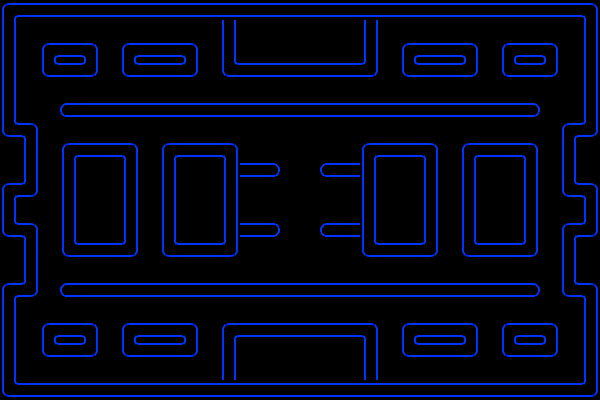

Tiled map render using the project's own tile images. Description and the map definition, with tile-layer contents summarised, below:
An orthogonal 30x20 tile map with 20x20 px tiles, 1 tile layer (Tile Layer 1) and 174 objects (EnemySpawn, PlayerSpawn).

<map version="1.0" orientation="orthogonal" width="30" height="20" tilewidth="20" tileheight="20">
 <tileset firstgid="1" name="Walls" tilewidth="20" tileheight="20">
  <image source="PacmanTiles.png" width="200" height="200" />
 </tileset>
 <layer name="Tile Layer 1" width="30" height="20">
  <data>[600 cells, 311 non-empty, 16 distinct tile ids]</data>
 </layer>
 <objectgroup name="Spawns" width="30" height="20">
  <object name="EnemySpawn" x="240" y="180" width="120" height="40" />
  <object name="PlayerSpawn" x="280" y="300" width="40" height="20" />
 </objectgroup>
 <objectgroup name="Collisions" width="30" height="20">
  <object x="0" y="0" width="600" height="20" />
  <object x="220" y="20" width="160" height="60" />
  <object x="400" y="40" width="80" height="40" />
  <object x="500" y="40" width="60" height="40" />
  <object x="120" y="40" width="80" height="40" />
  <object x="40" y="40" width="60" height="40" />
  <object x="0" y="20" width="20" height="180" />
  <object x="20" y="120" width="20" height="80" />
  <object x="0" y="220" width="20" height="180" />
  <object x="20" y="220" width="20" height="80" />
  <object x="20" y="380" width="580" height="20" />
  <object x="580" y="220" width="20" height="160" />
  <object x="560" y="220" width="20" height="80" />
  <object x="580" y="20" width="20" height="180" />
  <object x="560" y="120" width="20" height="80" />
  <object x="60" y="100" width="480" height="20" />
  <object x="60" y="140" width="80" height="120" />
  <object x="160" y="140" width="80" height="120" />
  <object x="240" y="160" width="40" height="20" />
  <object x="240" y="220" width="40" height="20" />
  <object x="320" y="160" width="40" height="20" />
  <object x="320" y="220" width="40" height="20" />
  <object x="360" y="140" width="80" height="120" />
  <object x="460" y="140" width="80" height="120" />
  <object x="60" y="280" width="480" height="20" />
  <object x="40" y="320" width="60" height="40" />
  <object x="120" y="320" width="80" height="40" />
  <object x="220" y="320" width="160" height="60" />
  <object x="400" y="320" width="80" height="40" />
  <object x="500" y="320" width="60" height="20" />
  <object x="580" y="200" width="20" height="20" />
  <object x="0" y="200" width="20" height="20" />
 </objectgroup>
 <objectgroup name="Blobs" width="30" height="20">
  <object x="20" y="20" width="20" height="20" />
  <object x="40" y="20" width="20" height="20" />
  <object x="60" y="20" width="20" height="20" />
  <object x="80" y="20" width="20" height="20" />
  <object x="100" y="20" width="20" height="20" />
  <object x="120" y="20" width="20" height="20" />
  <object x="140" y="20" width="20" height="20" />
  <object x="160" y="20" width="20" height="20" />
  <object x="180" y="20" width="20" height="20" />
  <object x="200" y="20" width="20" height="20" />
  <object x="200" y="40" width="20" height="20" />
  <object x="200" y="60" width="20" height="20" />
  <object x="100" y="40" width="20" height="20" />
  <object x="100" y="60" width="20" height="20" />
  <object x="20" y="40" width="20" height="20" />
  <object x="20" y="60" width="20" height="20" />
  <object x="20" y="80" width="20" height="20" />
  <object x="40" y="80" width="20" height="20" />
  <object x="60" y="80" width="20" height="20" />
  <object x="80" y="80" width="20" height="20" />
  <object x="100" y="80" width="20" height="20" />
  <object x="120" y="80" width="20" height="20" />
  <object x="140" y="80" width="20" height="20" />
  <object x="160" y="80" width="20" height="20" />
  <object x="180" y="80" width="20" height="20" />
  <object x="200" y="80" width="20" height="20" />
  <object x="220" y="80" width="20" height="20" />
  <object x="240" y="80" width="20" height="20" />
  <object x="260" y="80" width="20" height="20" />
  <object x="280" y="80" width="20" height="20" />
  <object x="300" y="80" width="20" height="20" />
  <object x="320" y="80" width="20" height="20" />
  <object x="340" y="80" width="20" height="20" />
  <object x="360" y="80" width="20" height="20" />
  <object x="380" y="80" width="20" height="20" />
  <object x="380" y="60" width="20" height="20" />
  <object x="380" y="40" width="20" height="20" />
  <object x="380" y="20" width="20" height="20" />
  <object x="400" y="20" width="20" height="20" />
  <object x="420" y="20" width="20" height="20" />
  <object x="440" y="20" width="20" height="20" />
  <object x="460" y="20" width="20" height="20" />
  <object x="480" y="20" width="20" height="20" />
  <object x="480" y="40" width="20" height="20" />
  <object x="480" y="60" width="20" height="20" />
  <object x="480" y="80" width="20" height="20" />
  <object x="460" y="80" width="20" height="20" />
  <object x="440" y="80" width="20" height="20" />
  <object x="420" y="80" width="20" height="20" />
  <object x="400" y="80" width="20" height="20" />
  <object x="500" y="20" width="20" height="20" />
  <object x="520" y="20" width="20" height="20" />
  <object x="540" y="20" width="20" height="20" />
  <object x="560" y="20" width="20" height="20" />
  <object x="560" y="40" width="20" height="20" />
  <object x="560" y="60" width="20" height="20" />
  <object x="560" y="80" width="20" height="20" />
  <object x="540" y="80" width="20" height="20" />
  <object x="520" y="80" width="20" height="20" />
  <object x="500" y="80" width="20" height="20" />
  <object x="20" y="300" width="20" height="20" />
  <object x="40" y="300" width="20" height="20" />
  <object x="60" y="300" width="20" height="20" />
  <object x="80" y="300" width="20" height="20" />
  <object x="100" y="300" width="20" height="20" />
  <object x="120" y="300" width="20" height="20" />
  <object x="140" y="300" width="20" height="20" />
  <object x="160" y="300" width="20" height="20" />
  <object x="180" y="300" width="20" height="20" />
  <object x="200" y="300" width="20" height="20" />
  <object x="220" y="300" width="20" height="20" />
  <object x="240" y="300" width="20" height="20" />
  <object x="260" y="300" width="20" height="20" />
  <object x="280" y="300" width="20" height="20" />
  <object x="300" y="300" width="20" height="20" />
  <object x="320" y="300" width="20" height="20" />
  <object x="340" y="300" width="20" height="20" />
  <object x="360" y="300" width="20" height="20" />
  <object x="380" y="300" width="20" height="20" />
  <object x="400" y="300" width="20" height="20" />
  <object x="420" y="300" width="20" height="20" />
  <object x="440" y="300" width="20" height="20" />
  <object x="460" y="300" width="20" height="20" />
  <object x="480" y="300" width="20" height="20" />
  <object x="500" y="300" width="20" height="20" />
  <object x="520" y="300" width="20" height="20" />
  <object x="540" y="300" width="20" height="20" />
  <object x="560" y="300" width="20" height="20" />
  <object x="560" y="320" width="20" height="20" />
  <object x="560" y="340" width="20" height="20" />
  <object x="560" y="360" width="20" height="20" />
  <object x="540" y="360" width="20" height="20" />
  <object x="520" y="360" width="20" height="20" />
  <object x="500" y="360" width="20" height="20" />
  <object x="480" y="360" width="20" height="20" />
  <object x="480" y="340" width="20" height="20" />
  <object x="480" y="320" width="20" height="20" />
  <object x="460" y="360" width="20" height="20" />
  <object x="440" y="360" width="20" height="20" />
  <object x="420" y="360" width="20" height="20" />
  <object x="400" y="360" width="20" height="20" />
  <object x="380" y="360" width="20" height="20" />
  <object x="380" y="340" width="20" height="20" />
  <object x="380" y="320" width="20" height="20" />
  <object x="200" y="320" width="20" height="20" />
  <object x="200" y="340" width="20" height="20" />
  <object x="200" y="360" width="20" height="20" />
  </objectgroup>
</map>
<!-- 33 of 174 objects omitted -->